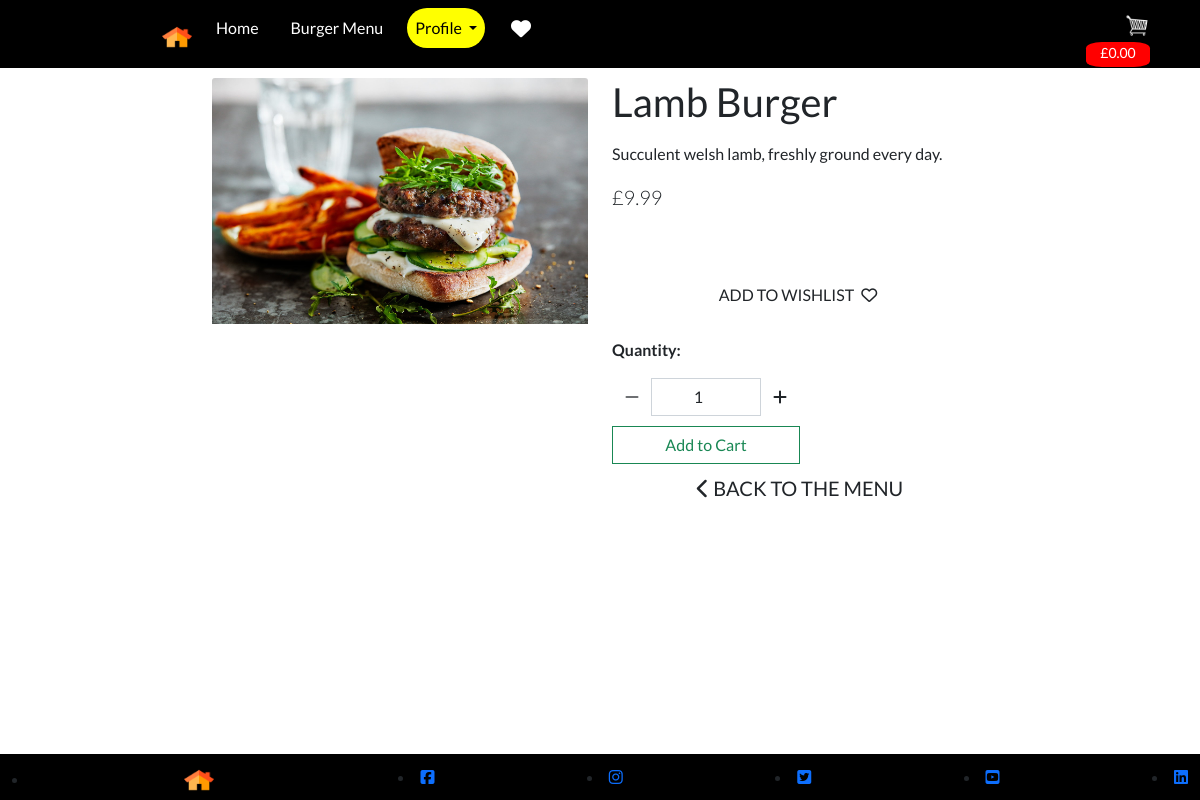
/store/1/, run on an earlier commit of the app's database.
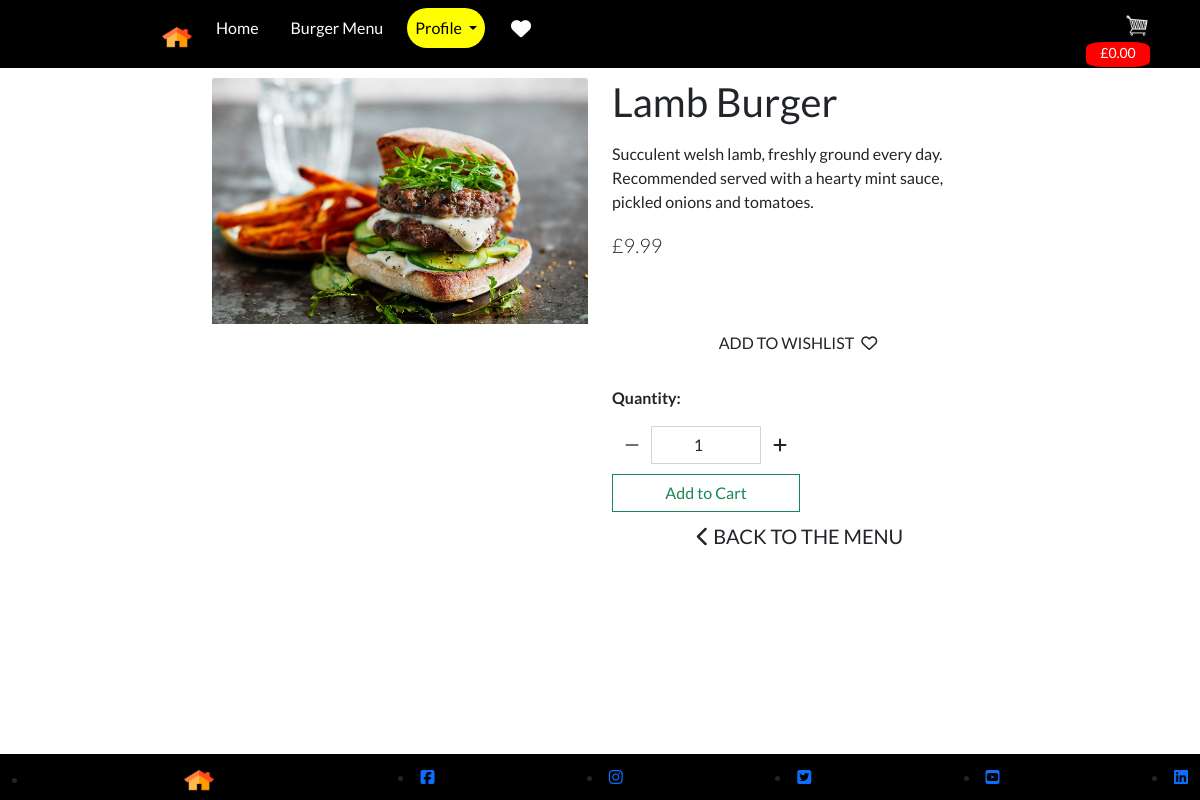
And on a later commit of the database.
### store/models.py (models this page shows, shortened)
class Product(models.Model):
    name = models.CharField(max_length=255, unique=True)
    price = models.DecimalField(
        max_digits=9,
        decimal_places=2
        )
    image = models.ImageField(null=True, blank=True)
    quantity = models.IntegerField()
    description = models.TextField()
    rating = models.DecimalField(max_digits=6, decimal_places=2, null=True, blank=True)
    categories = models.ManyToManyField(Category)
    class Meta:
        db_table = 'products'

### store/views.py (the view)
# urls.py: path('<int:product_id>/', views.product_detail, name='product_detail'),
def product_detail(request, product_id):
    product = get_object_or_404(Product, pk=product_id)
    context = {
        'product': product,
    }
    return render(request, 'store/product_detail.html', context)

### cart/contexts.py (called while the page is built, shortened)
def cart_contents(request):
    cart_items = []
    total = 0
    product_count = 0
    delivery = 0
    cart = request.session.get('cart', {})
    grand_total = delivery + total
    context = {
        'cart_items': cart_items,
        'total': total,
        'product_count': product_count,
        'delivery': delivery,
        'grand_total': grand_total,
    }
    return context

### store/templates/store/product_detail.html (shortened to what this page needs)
{% extends "base.html" %}
{% load static %}
{% block content %}
<div class="container-fluid">
    <div class="row">
        <div class="col-12 col-md-6 col-lg-4 offset-lg-2">
            <a href="{{ product.image.url }}" target="_blank">
                <img class="card-img-top img-fluid" src="{{ product.image.url }}" alt="{{ product.name }}">
            </a>
        </div>
        <div class="col-12 col-md-6 col-lg-4">
            <h1 class="mb-3">{{ product.name }}</h1>
            <p class="mb-3">
                {{ product.description}}
            </p>
            <p class="lead mb-3">£{{ product.price }}</p>
            <form class="form update-form " method="POST" action="">
                <button class="btn btn-black rounded-0 text-uppercase mt-5 mb-1">Add to wishlist
                    <i class="far fa-heart pulsate-heart"></i>
                </button>
            </form>
            <form class="form" action="{% url 'add_to_cart' product.id %}" method="POST">
                <div class="form-row">
                    <div class="col-12">
                        <p class="mt-3"><strong>Quantity:</strong></p>
                        <div class="form-group w-50">
                            <div class="input-group">
                                <div class="input-group-prepend">
                                    <button type="button" class="decrement-qty btn btn-black rounded-0"
                                        data-item_id="{{ product.id }}" id="decrement-qty_{{ product.id }}">
                                        <span class="icon">
                                            <i class="fas fa-minus"></i>
                                        </span>
                                    </button>
                                </div>
                                <input class="form-control qty_input" type="number" name="quantity" value="1" min="1"
                                    max="99" data-item_id="{{ product.id }}" id="id_qty_{{ product.id }}">
                                <div class="input-group-append">
                                    <button type="button" class="increment-qty btn btn-black rounded-0"
                                        data-item_id="{{ product.id }}" id="increment-qty_{{ product.id }}">
                                        <span class="icon">
                                            <i class="fas fa-plus"></i>
                                        </span>
                                    </button>
                                </div>
                            </div>
                        </div>
                    </div>
                    <div class="col-lg-6">
                        <input type="submit" class="btn btn-outline-success" value="Add to Cart">
                    </div>
                </div>
            </form>
            <a href="{% url 'store' %}" class="btn btn-outline-black rounded-0 btn-lg">
                <span class="icon">
                    <i class="fas fa-chevron-left"></i>
                </span>
                <span class="text-uppercase">Back to the Menu</span>
            </a>
        </div>
    </div>
</div>
{% endblock %}

What changed in the data, as far as the page shows it:
changed Product "Lamb Burger": description "Succulent welsh lamb, freshly ground every day." → "Succulent welsh lamb, freshly ground every day. Recommended served with a hearty mint sauce, pickled onions and tomatoes."
